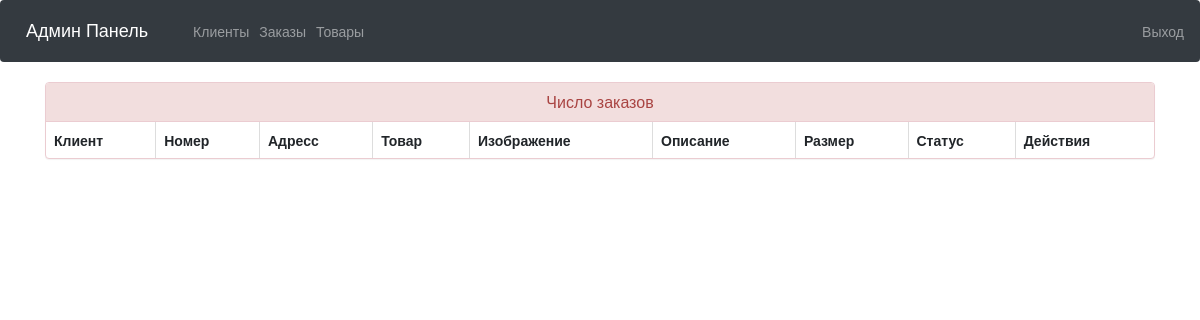
Before: /admin-view-booking (signed in) with the older database file.
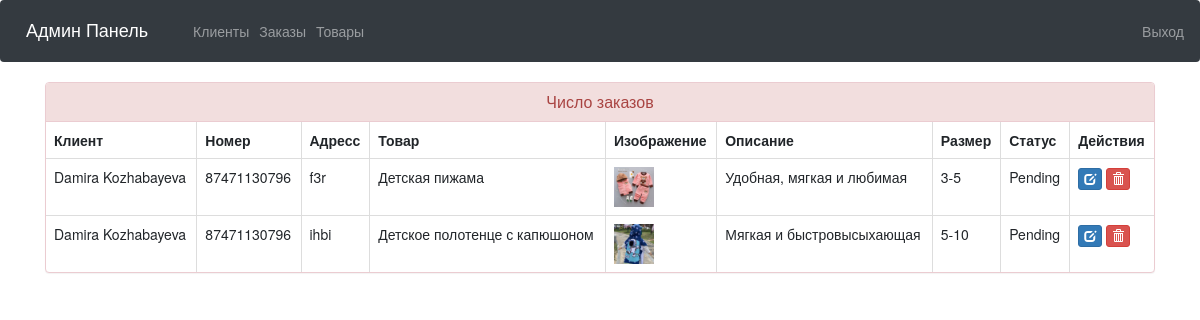
After: the same page with the newer database file.
### ecom/models.py (models this page shows, shortened)
class Customer(models.Model):
    user=models.OneToOneField(User,on_delete=models.CASCADE)
    profile_pic= models.ImageField(upload_to='profile_pic/CustomerProfilePic/',null=True,blank=True)
    address = models.CharField(max_length=40)
    mobile = models.CharField(max_length=20,null=False)
    @property
    def get_name(self):
        return self.user.first_name+" "+self.user.last_name

class Orders(models.Model):
    STATUS =(
        ('Pending','Pending'),
        ('Order Confirmed','Order Confirmed'),
        ('Out for Delivery','Out for Delivery'),
        ('Delivered','Delivered'),
    )
    customer=models.ForeignKey('Customer', on_delete=models.CASCADE,null=True)
    product=models.ForeignKey('Product',on_delete=models.CASCADE,null=True)
    email = models.CharField(max_length=50,null=True)
    address = models.CharField(max_length=500,null=True)
    mobile = models.CharField(max_length=20,null=True)
    order_date= models.DateField(auto_now_add=True,null=True)
    status=models.CharField(max_length=50,null=True,choices=STATUS)

class Product(models.Model):
    name = models.CharField(max_length=40)
    product_image = models.ImageField(upload_to='product_image/', null=True, blank=True)
    price = models.PositiveIntegerField()
    description = models.CharField(max_length=40)
    category = models.ForeignKey(Category, on_delete=models.CASCADE, null=True)
    size = models.CharField(max_length=20, null=True)
    country_of_origin = models.CharField(max_length=40, null=True)
    material = models.CharField(max_length=40, null=True)
    views = models.PositiveIntegerField(default=0)  # New field for views

### ecom/views.py (the view)
# urls.py: path('admin-view-booking', views.admin_view_booking_view,name='admin-view-booking'),
@login_required(login_url='adminlogin')
def admin_view_booking_view(request):
    orders=models.Orders.objects.all()
    ordered_products=[]
    ordered_bys=[]
    for order in orders:
        ordered_product=models.Product.objects.all().filter(id=order.product.id)
        ordered_by=models.Customer.objects.all().filter(id = order.customer.id)
        ordered_products.append(ordered_product)
        ordered_bys.append(ordered_by)
    return render(request,'ecom/admin_view_booking.html',{'data':zip(ordered_products,ordered_bys,orders)})

### templates/ecom/admin_view_booking.html (shortened to what this page needs)
{% extends 'ecom/admin_base.html' %}
{% load static %}
{% block content %}
<head>
  <link href="//netdna.bootstrapcdn.com/bootstrap/3.0.0/css/bootstrap.min.css" rel="stylesheet" id="bootstrap-css">
</head>
<div class="container">
  <div class="panel panel-danger">
    <div class="panel-heading">
      <h6 class="panel-title">Число заказов</h6>
    </div>
    <table class="table table-hover table-bordered" id="dev-table">
      <thead>
        <tr>
          <th>Клиент</th>
          <th>Номер</th>
          <th>Адресс</th>
          <th>Товар</th>
          <th>Изображение</th>
          <th>Описание</th>
          <th>Размер</th>
          <th>Статус</th>
          <th>Действия</th>
        </tr>
      </thead>
      {% for product,customer,order in data %}
      <tr>
        {% for c in customer %}
        <td> {{c.get_name}}</td>
        <td>{{c.mobile}}</td>
        <td>{{order.address}}</td>
        {% endfor %}
        {% for p in product %}
        <td> {{p.name}}</td>
        <td> <img src="{% static p.product_image.url %}" alt="Profile Pic" height="40px" width="40px" /></td>
        <td>{{p.description}}</td>
        <td> {{p.size}}</td>
        <td>{{order.status}}</td>
        <td><a class="btn btn-primary btn-xs" href="{% url 'update-order' order.id  %}"><span class="glyphicon glyphicon-edit"></span></a>
        <a class="btn btn-danger btn-xs" href="{% url 'delete-order' order.id  %}"><span class="glyphicon glyphicon-trash"></span></a></td>
        {% endfor %}
      </tr>
      {% endfor %}
    </table>
  </div>
</div>
{% endblock content %}

Changed rows visible on the page:
added Orders: address "f3r", status "Pending"
now on this page (row unchanged): Customer: get_name "Damira Kozhabayeva", mobile "87471130796"
now on this page (row edited): Product: name "Детская пижама", product_image (picture), description "Удобная, мягкая и любимая", size "3-5"
added Orders: address "ihbi", status "Pending"
now on this page (row edited): Product: name "Детское полотенце с капюшоном", product_image (picture), description "Мягкая и быстровысыхающая", size "5-10"
